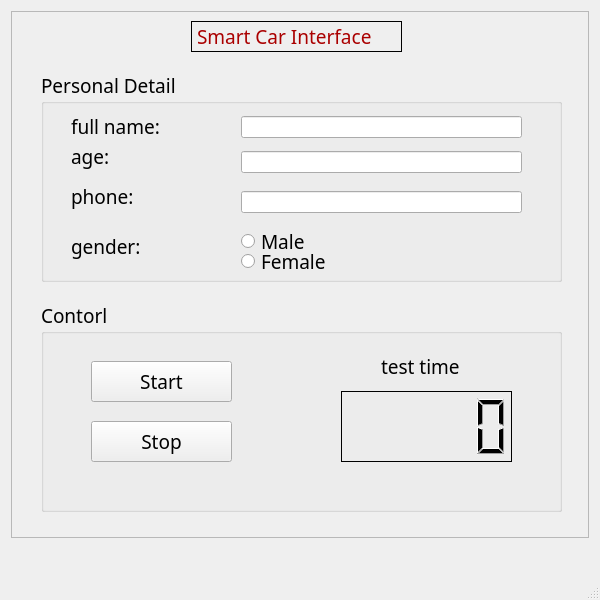
<?xml version="1.0" encoding="UTF-8"?>
<ui version="4.0">
 <class>SmartCar</class>
 <widget class="QMainWindow" name="SmartCar">
  <property name="windowModality">
   <enum>Qt::NonModal</enum>
  </property>
  <property name="enabled">
   <bool>true</bool>
  </property>
  <property name="geometry">
   <rect>
    <x>0</x>
    <y>0</y>
    <width>600</width>
    <height>600</height>
   </rect>
  </property>
  <property name="sizePolicy">
   <sizepolicy hsizetype="Fixed" vsizetype="Fixed">
    <horstretch>0</horstretch>
    <verstretch>0</verstretch>
   </sizepolicy>
  </property>
  <property name="mouseTracking">
   <bool>false</bool>
  </property>
  <property name="windowTitle">
   <string>MainWindow</string>
  </property>
  <property name="toolButtonStyle">
   <enum>Qt::ToolButtonIconOnly</enum>
  </property>
  <widget class="QWidget" name="centralwidget">
   <widget class="QFrame" name="frame">
    <property name="geometry">
     <rect>
      <x>11</x>
      <y>11</y>
      <width>578</width>
      <height>527</height>
     </rect>
    </property>
    <property name="sizePolicy">
     <sizepolicy hsizetype="Preferred" vsizetype="Preferred">
      <horstretch>0</horstretch>
      <verstretch>0</verstretch>
     </sizepolicy>
    </property>
    <property name="font">
     <font>
      <family>Dutch801 Rm BT</family>
      <pointsize>14</pointsize>
     </font>
    </property>
    <property name="frameShape">
     <enum>QFrame::StyledPanel</enum>
    </property>
    <property name="frameShadow">
     <enum>QFrame::Raised</enum>
    </property>
    <widget class="QGroupBox" name="pd_groupBox">
     <property name="geometry">
      <rect>
       <x>30</x>
       <y>60</y>
       <width>521</width>
       <height>211</height>
      </rect>
     </property>
     <property name="font">
      <font>
       <family>Dutch801 Rm BT</family>
       <pointsize>14</pointsize>
      </font>
     </property>
     <property name="title">
      <string>Personal Detail</string>
     </property>
     <widget class="QLineEdit" name="fullname_txtbox">
      <property name="geometry">
       <rect>
        <x>200</x>
        <y>45</y>
        <width>281</width>
        <height>22</height>
       </rect>
      </property>
      <property name="font">
       <font>
        <family>Dutch801 Rm BT</family>
        <pointsize>14</pointsize>
       </font>
      </property>
     </widget>
     <widget class="QLabel" name="label">
      <property name="geometry">
       <rect>
        <x>30</x>
        <y>40</y>
        <width>101</width>
        <height>31</height>
       </rect>
      </property>
      <property name="font">
       <font>
        <family>Dutch801 Rm BT</family>
        <pointsize>14</pointsize>
       </font>
      </property>
      <property name="text">
       <string>full name:</string>
      </property>
     </widget>
     <widget class="QLineEdit" name="age_txtbox">
      <property name="geometry">
       <rect>
        <x>200</x>
        <y>80</y>
        <width>281</width>
        <height>22</height>
       </rect>
      </property>
      <property name="font">
       <font>
        <family>Dutch801 Rm BT</family>
        <pointsize>14</pointsize>
       </font>
      </property>
     </widget>
     <widget class="QLabel" name="label_2">
      <property name="geometry">
       <rect>
        <x>30</x>
        <y>70</y>
        <width>101</width>
        <height>31</height>
       </rect>
      </property>
      <property name="font">
       <font>
        <family>Dutch801 Rm BT</family>
        <pointsize>14</pointsize>
       </font>
      </property>
      <property name="text">
       <string>age:</string>
      </property>
     </widget>
     <widget class="QLineEdit" name="phone_txtbox">
      <property name="geometry">
       <rect>
        <x>200</x>
        <y>120</y>
        <width>281</width>
        <height>22</height>
       </rect>
      </property>
      <property name="font">
       <font>
        <family>Dutch801 Rm BT</family>
        <pointsize>14</pointsize>
       </font>
      </property>
     </widget>
     <widget class="QLabel" name="label_3">
      <property name="geometry">
       <rect>
        <x>30</x>
        <y>110</y>
        <width>171</width>
        <height>31</height>
       </rect>
      </property>
      <property name="font">
       <font>
        <family>Dutch801 Rm BT</family>
        <pointsize>14</pointsize>
       </font>
      </property>
      <property name="text">
       <string>phone:</string>
      </property>
     </widget>
     <widget class="QRadioButton" name="male_radioButton">
      <property name="geometry">
       <rect>
        <x>200</x>
        <y>160</y>
        <width>171</width>
        <height>20</height>
       </rect>
      </property>
      <property name="font">
       <font>
        <family>Dutch801 Rm BT</family>
        <pointsize>14</pointsize>
       </font>
      </property>
      <property name="text">
       <string>Male</string>
      </property>
     </widget>
     <widget class="QRadioButton" name="female_radioButton">
      <property name="geometry">
       <rect>
        <x>200</x>
        <y>180</y>
        <width>171</width>
        <height>20</height>
       </rect>
      </property>
      <property name="font">
       <font>
        <family>Dutch801 Rm BT</family>
        <pointsize>14</pointsize>
       </font>
      </property>
      <property name="text">
       <string>Female</string>
      </property>
     </widget>
     <widget class="QLabel" name="label_4">
      <property name="geometry">
       <rect>
        <x>30</x>
        <y>160</y>
        <width>81</width>
        <height>31</height>
       </rect>
      </property>
      <property name="font">
       <font>
        <family>Dutch801 Rm BT</family>
        <pointsize>14</pointsize>
       </font>
      </property>
      <property name="text">
       <string>gender:</string>
      </property>
     </widget>
    </widget>
    <widget class="QGroupBox" name="control_groupBox">
     <property name="enabled">
      <bool>true</bool>
     </property>
     <property name="geometry">
      <rect>
       <x>30</x>
       <y>290</y>
       <width>521</width>
       <height>211</height>
      </rect>
     </property>
     <property name="font">
      <font>
       <family>Dutch801 Rm BT</family>
       <pointsize>14</pointsize>
      </font>
     </property>
     <property name="title">
      <string>Contorl</string>
     </property>
     <widget class="QLCDNumber" name="testtime_lcd">
      <property name="geometry">
       <rect>
        <x>300</x>
        <y>90</y>
        <width>171</width>
        <height>71</height>
       </rect>
      </property>
      <property name="font">
       <font>
        <family>Dutch801 Rm BT</family>
        <pointsize>14</pointsize>
       </font>
      </property>
      <property name="frameShape">
       <enum>QFrame::Box</enum>
      </property>
      <property name="frameShadow">
       <enum>QFrame::Plain</enum>
      </property>
      <property name="smallDecimalPoint">
       <bool>false</bool>
      </property>
      <property name="segmentStyle">
       <enum>QLCDNumber::Filled</enum>
      </property>
     </widget>
     <widget class="QPushButton" name="start_btn">
      <property name="geometry">
       <rect>
        <x>50</x>
        <y>60</y>
        <width>141</width>
        <height>41</height>
       </rect>
      </property>
      <property name="font">
       <font>
        <family>Dutch801 Rm BT</family>
        <pointsize>14</pointsize>
       </font>
      </property>
      <property name="text">
       <string>Start</string>
      </property>
     </widget>
     <widget class="QPushButton" name="exit_btn">
      <property name="geometry">
       <rect>
        <x>50</x>
        <y>120</y>
        <width>141</width>
        <height>41</height>
       </rect>
      </property>
      <property name="font">
       <font>
        <family>Dutch801 Rm BT</family>
        <pointsize>14</pointsize>
       </font>
      </property>
      <property name="text">
       <string>Stop</string>
      </property>
     </widget>
     <widget class="QLabel" name="label_5">
      <property name="geometry">
       <rect>
        <x>340</x>
        <y>50</y>
        <width>101</width>
        <height>31</height>
       </rect>
      </property>
      <property name="font">
       <font>
        <family>Dutch801 Rm BT</family>
        <pointsize>14</pointsize>
       </font>
      </property>
      <property name="text">
       <string>test time</string>
      </property>
     </widget>
    </widget>
    <widget class="QLabel" name="label_6">
     <property name="geometry">
      <rect>
       <x>180</x>
       <y>10</y>
       <width>211</width>
       <height>31</height>
      </rect>
     </property>
     <property name="font">
      <font>
       <family>Dutch801 Rm BT</family>
       <pointsize>14</pointsize>
      </font>
     </property>
     <property name="frameShape">
      <enum>QFrame::Panel</enum>
     </property>
     <property name="midLineWidth">
      <number>0</number>
     </property>
     <property name="text">
      <string>&lt;html&gt;&lt;head/&gt;&lt;body&gt;&lt;p&gt;&lt;span style=&quot; color:#aa0000;&quot;&gt;Smart Car Interface&lt;/span&gt;&lt;/p&gt;&lt;/body&gt;&lt;/html&gt;</string>
     </property>
     <property name="scaledContents">
      <bool>false</bool>
     </property>
    </widget>
   </widget>
  </widget>
  <widget class="QMenuBar" name="menubar">
   <property name="geometry">
    <rect>
     <x>0</x>
     <y>0</y>
     <width>600</width>
     <height>26</height>
    </rect>
   </property>
  </widget>
  <widget class="QStatusBar" name="statusbar"/>
 </widget>
 <tabstops>
  <tabstop>fullname_txtbox</tabstop>
  <tabstop>start_btn</tabstop>
  <tabstop>male_radioButton</tabstop>
  <tabstop>female_radioButton</tabstop>
  <tabstop>age_txtbox</tabstop>
  <tabstop>phone_txtbox</tabstop>
  <tabstop>exit_btn</tabstop>
 </tabstops>
 <resources/>
 <connections/>
</ui>
